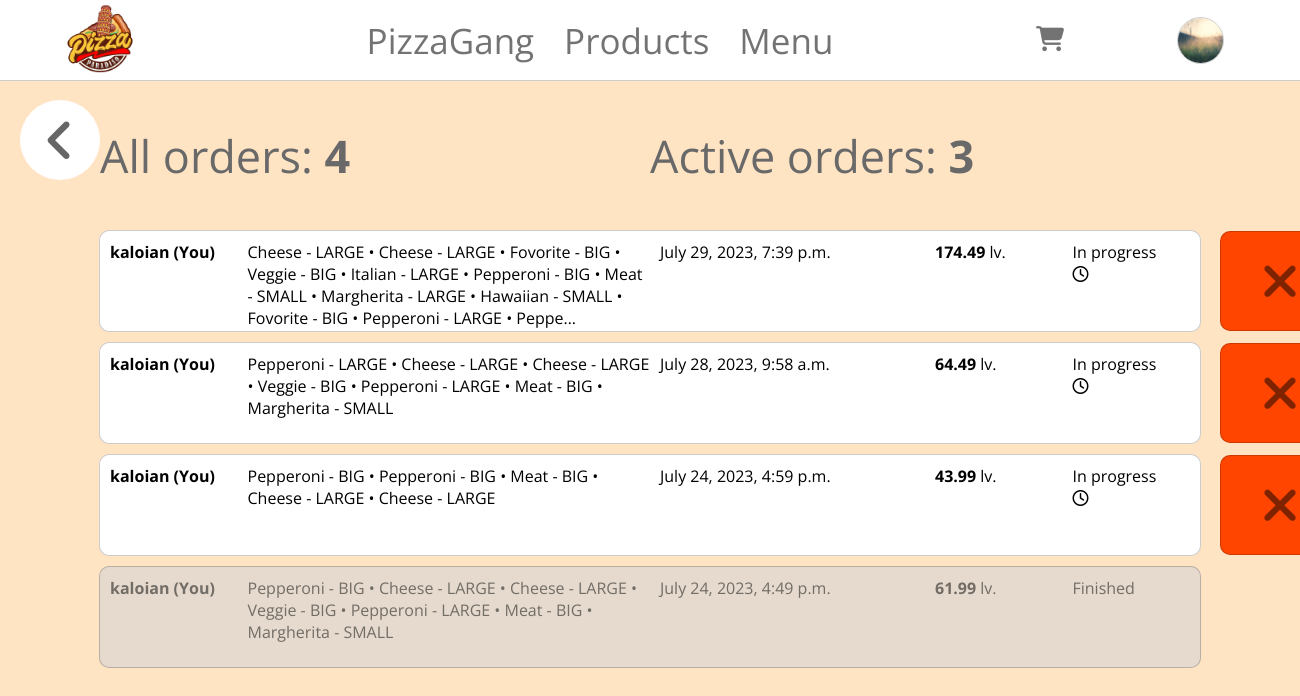
Screenshot of /orders/show/1/ (signed in) with the database file from the repository.
### PizzaGang/main/models.py (models this page shows, shortened)
class Profile(models.Model):
    user = models.OneToOneField(User, on_delete=models.CASCADE)
    avatar = models.ImageField(upload_to='static/images/avatars/', null=True, blank=True)
    address = models.TextField(null=True, blank=True)
    phone_number = PhoneNumberField(null=True, blank=True)

class Order(models.Model):
    user = models.ForeignKey(User, on_delete=models.CASCADE)
    is_finished = models.BooleanField(default=False)
    cart_items = models.TextField()
    total_price = models.FloatField(validators=[validate_positive], default=0.00)
    created_at = models.DateTimeField(auto_now_add=True)

### PizzaGang/main/views.py (the view)
# urls.py: path('show/<int:pk>/', ShowOrdersUserView, name='show_user_orders'),
def ShowOrdersUserView(request, pk):
    user = User.objects.get(pk=pk)
    orders = Order.objects.filter(user=user).order_by('-created_at')
    active_orders = Order.objects.filter(user=user, is_finished=False)
    context = {
        'orders': orders,
        'active_orders': active_orders
    }
    return render(request, 'orders/show_user_orders.html', context)

### PizzaGang/main/context_processors.py (called while the page is built)
def get_cart_items_count(request):
    cart_items_count = 0
    if request.user.is_authenticated:
        user = request.user
        cart = Cart.objects.get(user=user)
        pizza_items_count = CartItem.objects.filter(cart=cart).count()
        offer_items_count = 0
        offer_items = OfferItem.objects.filter(cart=cart)
        for offer_item in offer_items:
            offer_items_count += CartItem.objects.filter(offer=offer_item.offer).count()
        cart_items_count = pizza_items_count + offer_items_count
    return {'cart_items_count': cart_items_count, 'current_user': request.user}

### templates/orders/show_user_orders.html (shortened to what this page needs)
{% extends 'base/base.html' %}
{% load static %}
{% block head %}
    <link rel="stylesheet" href="{% static 'css/show_orders.css' %}">
{% endblock %}
{% block content %}
    {% include 'go_back.html' %}
    <div class="show-orders-stats">
        {% if orders.count == 0 %}
            <p>No orders, click <a href="{% url 'menu' %}">here</a> to make one!</p>
        {% else %}
            <p>All orders: <b>{{ orders.count }}</b></p>
            <p>Active orders: <b>{{ active_orders.count }}</b></p>
        {% endif %}
    </div>
    {% for order in orders %}
        {% if order.is_finished %}
            <div class="order-container-finished">
                {% include 'orders/order_container_user.html' %}
            </div>
        {% else %}
            <div class="order-container-in-progress">
                {% include 'orders/order_container_user.html' %}
                <form action="{% url 'delete_order' order.pk %}">
                    <button type="submit" class="order-cancel"><i class="fa-solid fa-xmark"></i></button>
                </form>
            </div>
        {% endif %}
    {% endfor %}
{% endblock %}

### templates/base/base.html (shortened to what this page needs)
{% load static %}
<!DOCTYPE html>
<html lang="en">
<head>
    {% block head %}{% endblock %}
</head>
<body>
<div class="header">
    <div class="logo-container">
        <a href="{% url 'home' %}">
            <img src="{% static 'images/logo.png' %}" alt="logo">
        </a>
    </div>
    <div class="menu-container">
        <div>
            {% if in_about %}
                <a style="color: black; font-weight: bold" href="{% url 'about' %}">PizzaGang</a>
            {% else %}
                <a href="{% url 'about' %}">PizzaGang</a>
            {% endif %}
        </div>
        <div>
            {% if in_products %}
                <a style="color: black; font-weight: bold" href="{% url 'products' %}">Products</a>
            {% else %}
                <a href="{% url 'products' %}">Products</a>
            {% endif %}
        </div>
        <div>
            {% if in_menu %}
                <a style="color: black; font-weight: bold" href="{% url 'menu' %}">Menu</a>
            {% else %}
                <a href="{% url 'menu' %}">Menu</a>
            {% endif %}
        </div>
    </div>
    <div class="cart-container-base">
        {% if current_user.is_authenticated %}
            <a href="{% url 'show_cart' %}">
                {% if cart_items_count > 0 %}
                    <i class="fa-solid fa-cart-shopping fa-bounce">{{ cart_items_count }}</i>
                {% else %}
                    <i class="fa-solid fa-cart-shopping"></i>
                {% endif %}
            </a>
        {% endif %}
    </div>
    <div class="avatar-container">
        {% if current_user.is_authenticated %}
                <a href="{% url 'show_user' current_user.pk %}">
                    <div class="img-selector">
                        {% if current_user.profile.avatar %}
                            <img src="{{ current_user.profile.avatar.url }}" alt="avatar">
                        {% else %}
                            <img src="{% static 'images/avatars/default-avatar.jpg' %}" alt="default-avatar">
                        {% endif %}
                    </div>
                </a>
        {% else %}
            <a class="sign_in" href="{% url 'sign_in' %}">Sign In</a>
        {% endif %}
    </div>
</div>
{% block content %}
{% endblock %}
</body>
</html>

### templates/orders/order_container_user.html (shortened to what this page needs)
<div class="order-username-container">
    <a href="{% url 'show_user' order.user.pk %}">
        <b>{{ order.user.username|truncatechars:10 }} (You)</b>
    </a>
</div>
<div class="order-items-container">
    <p>{{ order.cart_items|truncatechars:200 }}</p>
</div>
<div class="order-time-created-container">
    <p>{{ order.created_at }}</p>
</div>
<div class="order-price-container">
    <p><b>{{ order.total_price|floatformat:2 }}</b> lv.</p>
</div>
<div class="order-is-finished">
    {% if order.is_finished %}
        <p>Finished</p>
    {% else %}
        <p>In progress</p><i class="fa-regular fa-clock"></i>
    {% endif %}
</div>

### static/css/show_orders.css (style rules this page uses)
p, h1 { margin: 0; cursor: default; }
a { text-decoration: none; cursor: pointer; color: black; }
.show-orders-stats { margin-left: auto; margin-right: auto; width: 1100px; height: 150px; display: grid; grid-template-columns: 1fr 1fr; align-items: center; }
.show-orders-stats p { display: inline-block; font-size: 45px; color: dimgray; }
.order-container-finished, .order-container-in-progress { margin-left: auto; margin-right: auto; margin-bottom: 10px; display: grid; grid-template-columns: 1fr 3fr 2fr 1fr 1fr; width: 1100px; height: 100px; background-color: white; border-radius: 10px; border: 1px solid rgba(0, 0, 0, 0.2); }
.order-container-finished div, .order-container-in-progress div { padding-left: 10px; padding-top: 10px; }
.order-container-in-progress { position: relative; }
.order-cancel { cursor: pointer; position: absolute; right: -140px; top: 0; background-color: orangered; height: 100px; width: 120px; display: grid; align-content: center; justify-content: center; border-radius: 10px; border: 1px solid rgba(0, 0, 0, 0.2); }
.order-cancel i { font-size: 50px; opacity: 0.5; }
.order-container-finished { background-color: rgba(212,212,212,0.6); color: rgba(0,0,0,0.5); }
.order-container-finished a { color: rgba(0,0,0,0.5); }
.order-container-in-progress a { color: black; }
.order-items-container { position: relative; }
.order-is-finished { position: relative; }

### rows the page displays
Order: user.username "kaloian", cart_items "Cheese - LARGE • Cheese - LARGE • Fovorite - BIG • Veggie - BIG • Italian - LARGE • Pepperoni - BIG • Meat - SMALL • Margherita - LARGE • Hawaiian - SMALL • Fovorite - BIG • Pepperoni - LARGE • Peppe…", created_at "July 29, 2023, 7:39 p.m.", total_price "174.49", is_finished "In progress"
Order: user.username "kaloian", cart_items "Pepperoni - LARGE • Cheese - LARGE • Cheese - LARGE • Veggie - BIG • Pepperoni - LARGE • Meat - BIG • Margherita - SMALL", created_at "July 28, 2023, 9:58 a.m.", total_price "64.49", is_finished "In progress"
Order: user.username "kaloian", cart_items "Pepperoni - BIG • Pepperoni - BIG • Meat - BIG • Cheese - LARGE • Cheese - LARGE", created_at "July 24, 2023, 4:59 p.m.", total_price "43.99", is_finished "In progress"
Order: user.username "kaloian", cart_items "Pepperoni - BIG • Cheese - LARGE • Cheese - LARGE • Veggie - BIG • Pepperoni - LARGE • Meat - BIG • Margherita - SMALL", created_at "July 24, 2023, 4:49 p.m.", total_price "61.99", is_finished "Finished"

### other values shown
{{ orders.count }} "4"
{{ active_orders.count }} "3"
